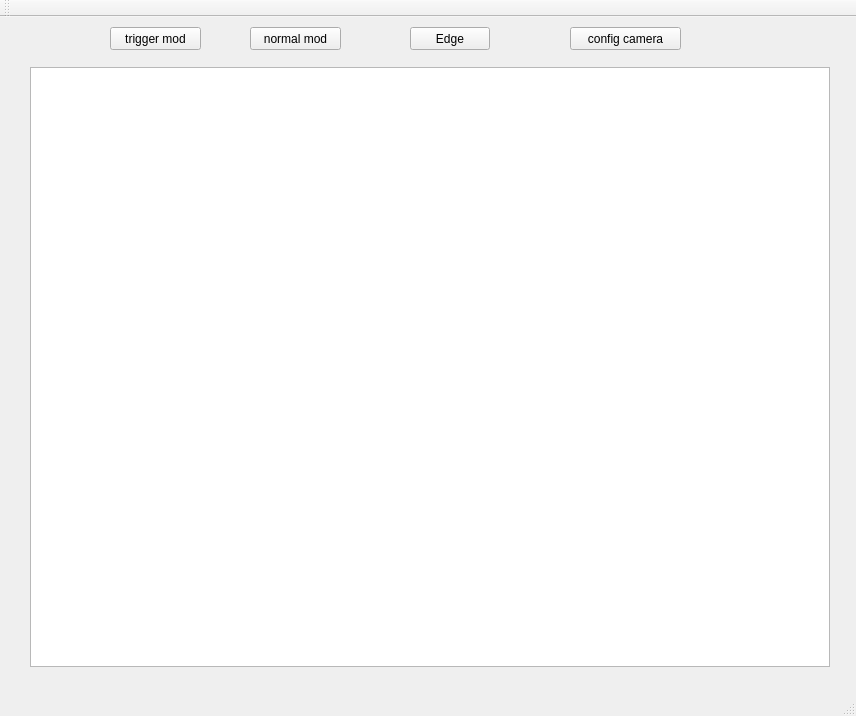
<?xml version="1.0" encoding="UTF-8"?>
<ui version="4.0">
 <class>MainWindow</class>
 <widget class="QMainWindow" name="MainWindow">
  <property name="geometry">
   <rect>
    <x>0</x>
    <y>0</y>
    <width>856</width>
    <height>716</height>
   </rect>
  </property>
  <property name="windowTitle">
   <string>MainWindow</string>
  </property>
  <widget class="QWidget" name="centralWidget">
   <widget class="QPushButton" name="pushButton">
    <property name="geometry">
     <rect>
      <x>110</x>
      <y>10</y>
      <width>91</width>
      <height>23</height>
     </rect>
    </property>
    <property name="text">
     <string>trigger mod</string>
    </property>
   </widget>
   <widget class="QGraphicsView" name="graphicsView">
    <property name="geometry">
     <rect>
      <x>30</x>
      <y>50</y>
      <width>800</width>
      <height>600</height>
     </rect>
    </property>
   </widget>
   <widget class="QPushButton" name="pushButton_2">
    <property name="geometry">
     <rect>
      <x>410</x>
      <y>10</y>
      <width>80</width>
      <height>23</height>
     </rect>
    </property>
    <property name="text">
     <string>Edge</string>
    </property>
   </widget>
   <widget class="QPushButton" name="pushButton_3">
    <property name="geometry">
     <rect>
      <x>570</x>
      <y>10</y>
      <width>111</width>
      <height>23</height>
     </rect>
    </property>
    <property name="text">
     <string>config camera</string>
    </property>
   </widget>
   <widget class="QPushButton" name="pushButton_4">
    <property name="geometry">
     <rect>
      <x>250</x>
      <y>10</y>
      <width>91</width>
      <height>23</height>
     </rect>
    </property>
    <property name="text">
     <string>normal mod</string>
    </property>
   </widget>
  </widget>
  <widget class="QMenuBar" name="menuBar">
   <property name="geometry">
    <rect>
     <x>0</x>
     <y>0</y>
     <width>856</width>
     <height>20</height>
    </rect>
   </property>
  </widget>
  <widget class="QToolBar" name="mainToolBar">
   <attribute name="toolBarArea">
    <enum>TopToolBarArea</enum>
   </attribute>
   <attribute name="toolBarBreak">
    <bool>false</bool>
   </attribute>
  </widget>
  <widget class="QStatusBar" name="statusBar"/>
 </widget>
 <layoutdefault spacing="6" margin="11"/>
 <resources/>
 <connections/>
</ui>
